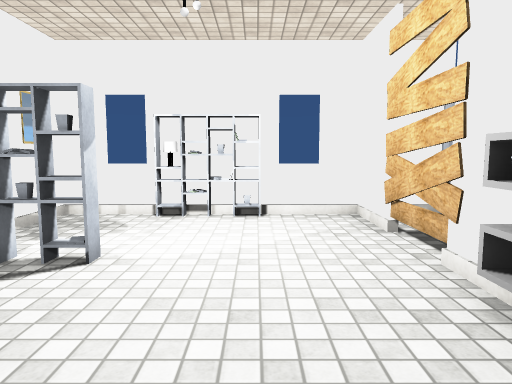
view 1 (above)

24 first-person views from a walk through a Unity game level. The camera is 1.4 m above the floor, tilts 6° down and sees 70° across. The floor is counted in squares, 1 m on a side. Each view is taken from the middle of a square. On the plan, view 1 faces up. The plan holds only what a view shows up to about 16 squares ahead; the rest is blank. The player character is not drawn. Some surface patterns are stand-ins.

view 2
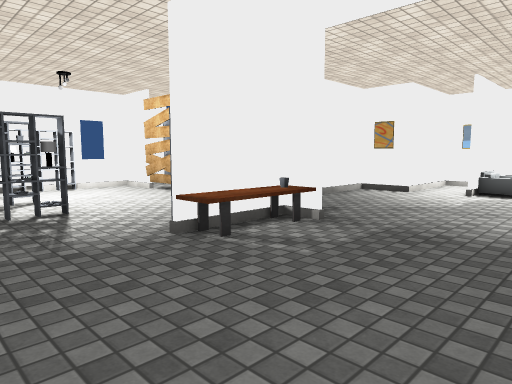

view 3
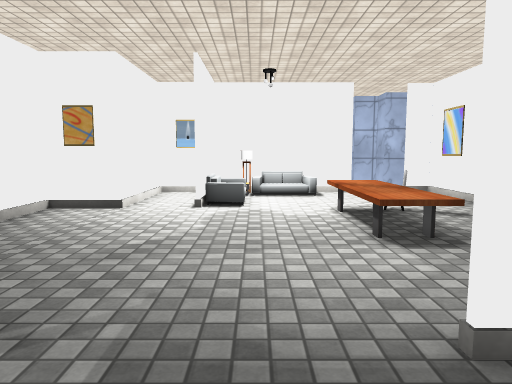

view 4
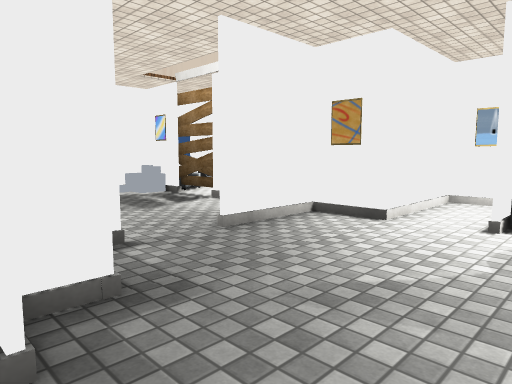

view 5
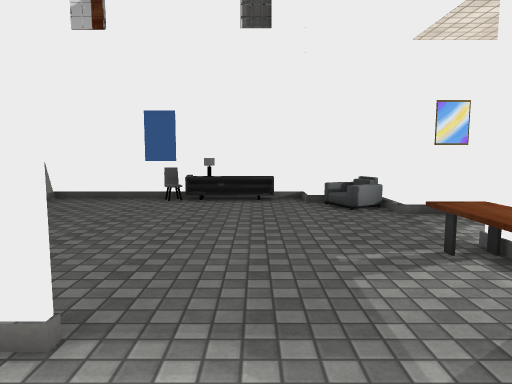

view 6
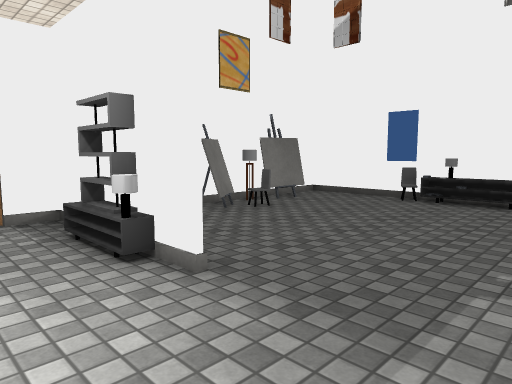

view 7
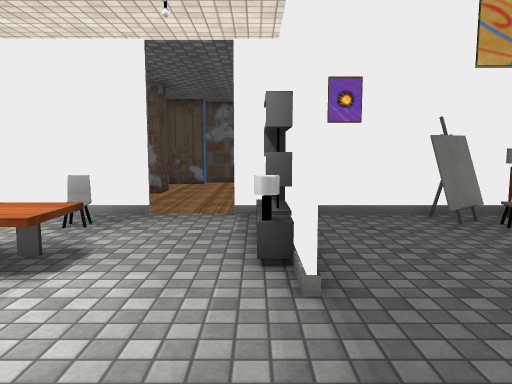

view 8
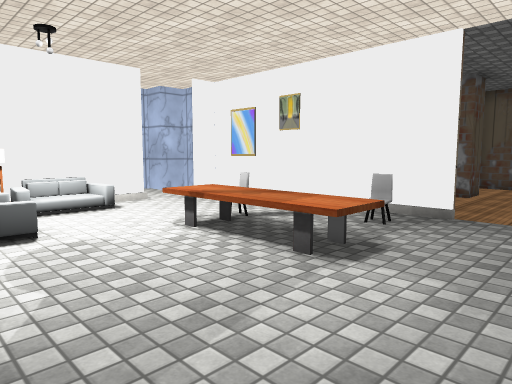

view 9
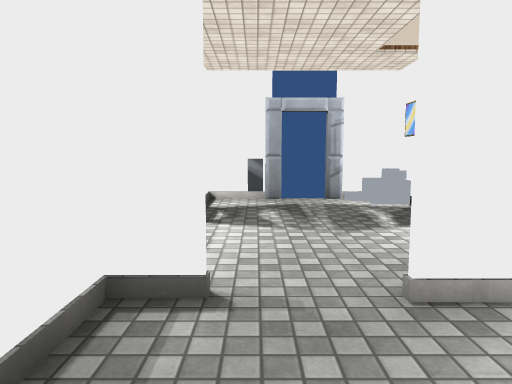

view 10
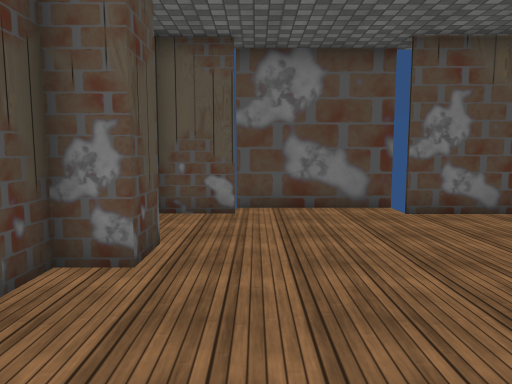

view 11
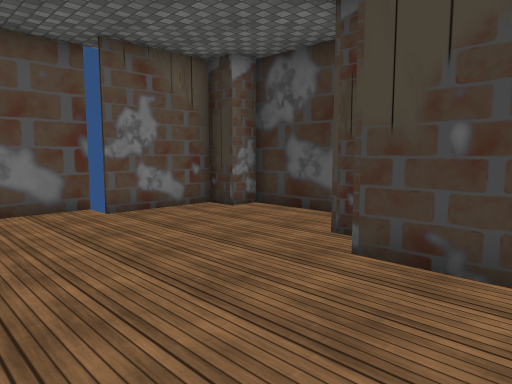

view 12
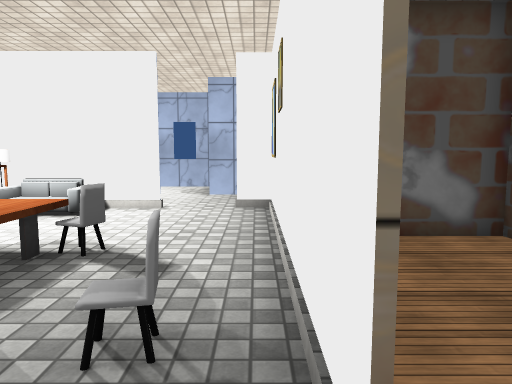

view 13
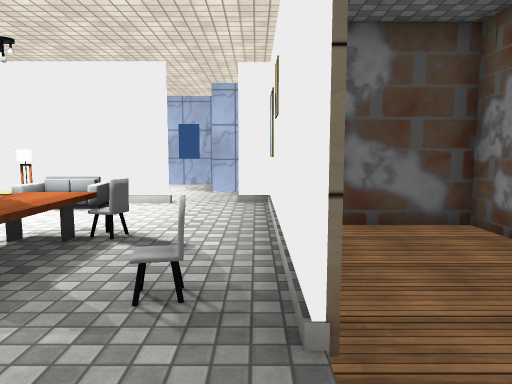

view 14
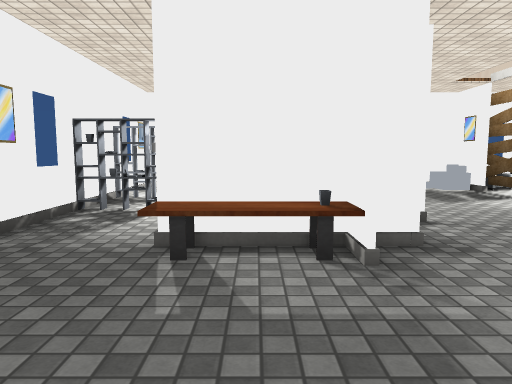

view 15
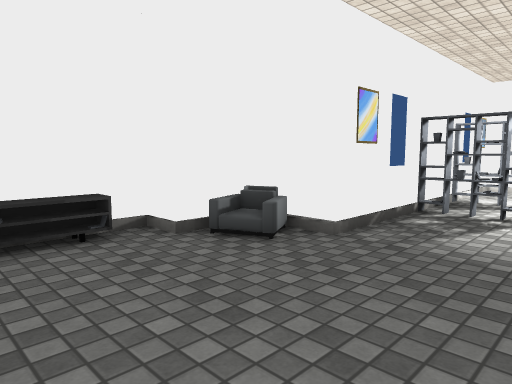

view 16
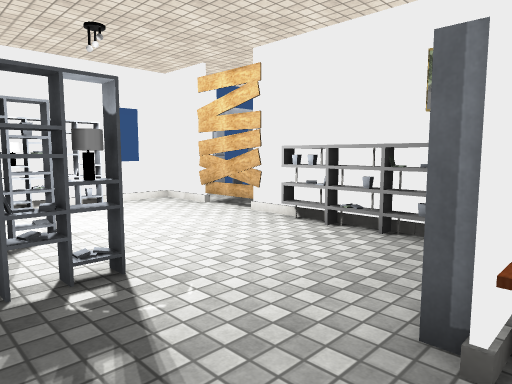

view 17
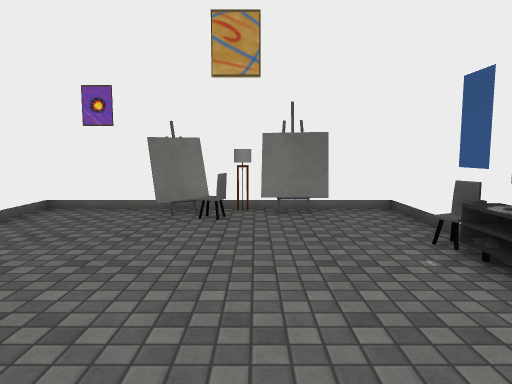

view 18
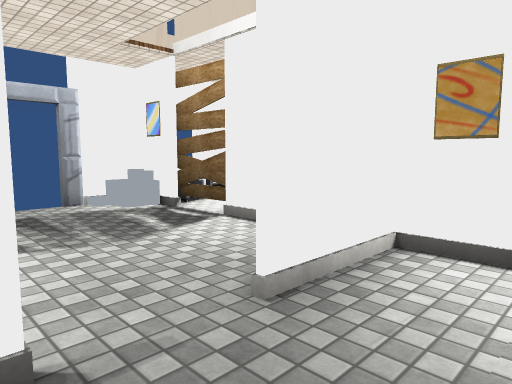

view 19
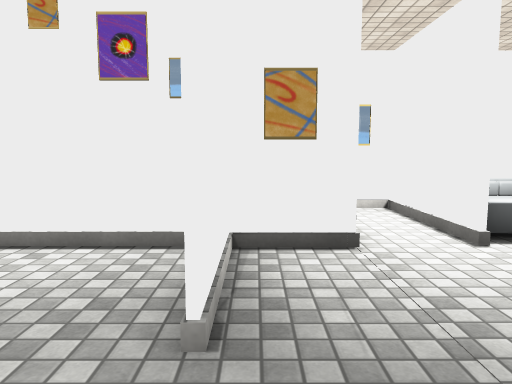

view 20
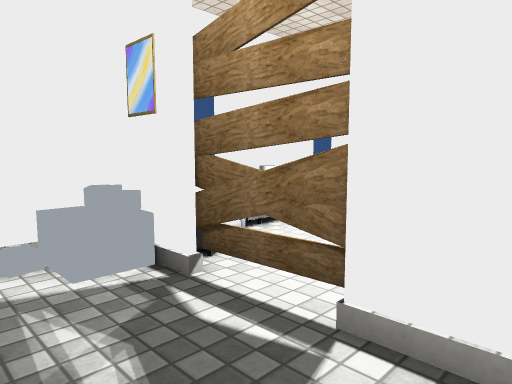

view 21
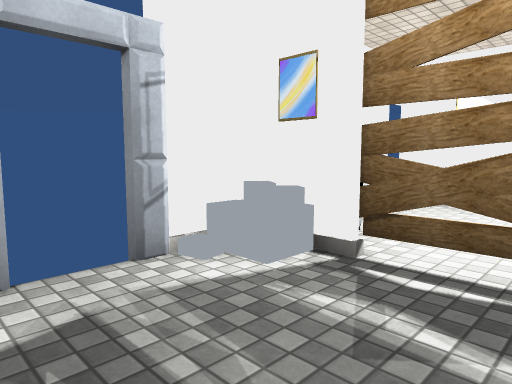

view 22
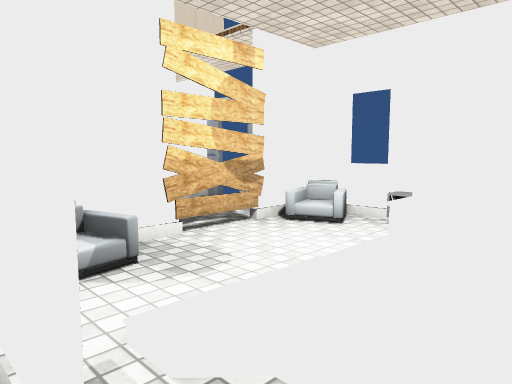

view 23
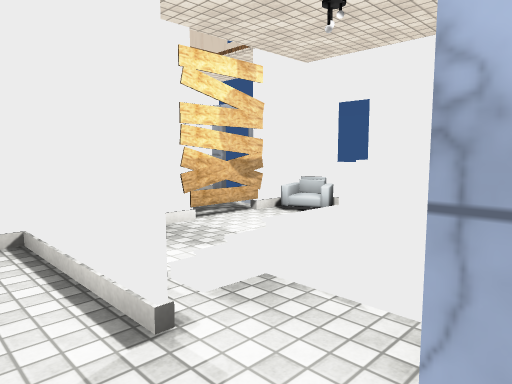

view 24
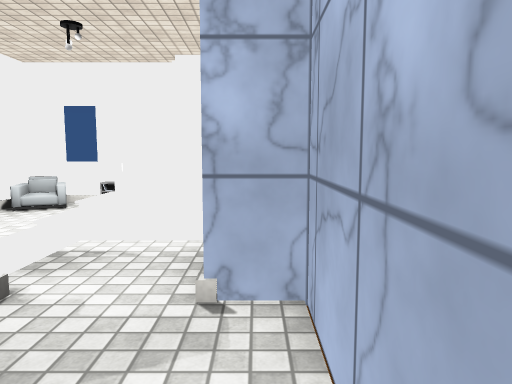

### Floor plan
Key: @ floor where view 1 was taken; # wall or solid block; x gap in a wall; . main floor; : floor 0.5 m higher than the main floor; + floor 0.75 m higher than the main floor; * floor 1.5 m higher than the main floor; / step, stairs or slope; = window, fence, low wall or low ledge; P pot; T table; C chair; O other object.
Columns run from 8 left of view 1 to 19 right of it. Each row starts with its distance up from view 1.
  9    ##=###=###xx########
  8    O..OOO.#....//#OOOO #
  7    O......#.O...O#.... #
  6    =......#......O.... #
  5    #  P...#......#....
  4    #......#......#...*#
  3    #......O......O..:+##
  2    #OxO...O......#  #x=##
  1    =......O#.....####...#
  0    O....@.O...###   ....#
 -1   #O...##  ...... ####  #
 -2  ##=...TTP...........# .
 -3 ## O.................#
 -4 #................#####
 -5 #O.................OO
 -6 #O..................##
 -7 #O.......#...TTTT...##    .#
 -8 =........#O..TTTT....#.....=
 -9 #........#O.....C..........#
-10 #....C#..#..............#
-11 #..OO#O..#...........#.##
-12 ###########..##########
-13        #..........#
-14       ##..........#
-15       #...........#
-16      ..........####
-17     #.........##
-18     #..........
-19     #..........
-20     ##.........
-21      ####....##
-22         ######

Positions as (right, up) in squares from view 1, and headings:
1: (0, 0), facing up
2: (-5, -7), facing up-right
3: (-1, -5), facing right
4: (1, -5), facing up-right
5: (4, -5), facing left
6: (4, -3), facing down-left
7: (2, -3), facing down
8: (2, -3), facing down-right
9: (4, -3), facing up
10: (4, -12), facing down
11: (4, -12), facing down-left
12: (3, -11), facing right
13: (2, -11), facing right
14: (0, -7), facing up
15: (-1, -7), facing up-left
16: (-4, -2), facing up-right
17: (-4, -2), facing down
18: (3, -2), facing up-right
19: (3, 0), facing right
20: (6, 3), facing up-right
21: (4, 4), facing up-right
22: (14, 1), facing up-left
23: (15, 0), facing up-left
24: (15, -2), facing up
